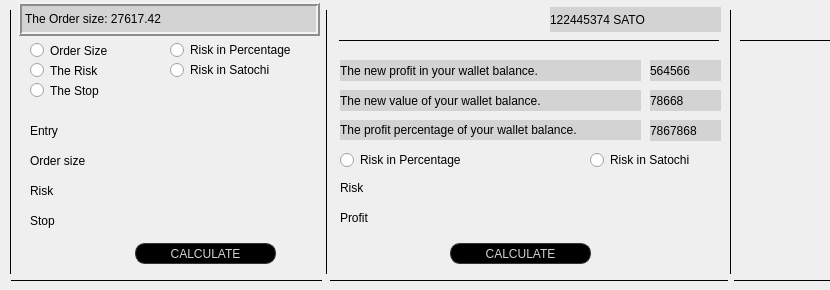
        <widget class="QWidget" name="page_4">
         <property name="geometry">
          <rect>
           <x>0</x>
           <y>0</y>
           <width>830</width>
           <height>290</height>
          </rect>
         </property>
         <attribute name="label">
          <string>CALCULATOR</string>
         </attribute>
         <widget class="QLabel" name="label_32">
          <property name="geometry">
           <rect>
            <x>340</x>
            <y>90</y>
            <width>301</width>
            <height>21</height>
           </rect>
          </property>
          <property name="styleSheet">
           <string notr="true">background-color: rgb(211, 211, 211);font: 75 8pt &quot;Sitka Small&quot;;

color: rgb(0, 0, 0);</string>
          </property>
          <property name="text">
           <string>The new value of your wallet balance.</string>
          </property>
          <property name="wordWrap">
           <bool>true</bool>
          </property>
         </widget>
         <widget class="QLabel" name="label_37">
          <property name="geometry">
           <rect>
            <x>340</x>
            <y>60</y>
            <width>301</width>
            <height>21</height>
           </rect>
          </property>
          <property name="styleSheet">
           <string notr="true">background-color: rgb(211, 211, 211);font: 75 8pt &quot;Sitka Small&quot;;

color: rgb(0, 0, 0);

</string>
          </property>
          <property name="text">
           <string>The new profit in your wallet balance.</string>
          </property>
          <property name="wordWrap">
           <bool>true</bool>
          </property>
         </widget>
         <widget class="QLabel" name="label_38">
          <property name="geometry">
           <rect>
            <x>340</x>
            <y>120</y>
            <width>301</width>
            <height>20</height>
           </rect>
          </property>
          <property name="styleSheet">
           <string notr="true">background-color: rgb(211, 211, 211);font: 75 8pt &quot;Sitka Small&quot;;

color: rgb(0, 0, 0);</string>
          </property>
          <property name="text">
           <string>The profit percentage of your wallet balance.</string>
          </property>
          <property name="wordWrap">
           <bool>true</bool>
          </property>
         </widget>
         <widget class="QPushButton" name="Calc_btn_right">
          <property name="geometry">
           <rect>
            <x>450</x>
            <y>243</y>
            <width>141</width>
            <height>21</height>
           </rect>
          </property>
          <property name="styleSheet">
           <string notr="true">*{
color:  rgb(211, 211, 211);
}

QPushButton:hover{
color: rgb(255, 255, 255);
;
	
	background-color: rgb(0, 0, 0);

}

QPushButton{
border: 1px solid  #333;
background:  rgb(0, 0, 0);
border-radius:10px;
font: 75 10pt &quot;MS Shell Dlg 2&quot;;
}


QPushButton:hover{

color: rgb(225, 150, 0);
	background-color: rgb(0, 0, 0);
border-radius:10px;
font: 75 10pt &quot;MS Shell Dlg 2&quot;;
}

QPushButton:pressed 
{
 border: 2px inset   rgb(225, 150, 0);
background-color: #333;
}</string>
          </property>
          <property name="text">
           <string>CALCULATE</string>
          </property>
         </widget>
         <widget class="QLineEdit" name="input_Calc_Profit_left">
          <property name="geometry">
           <rect>
            <x>420</x>
            <y>210</y>
            <width>201</width>
            <height>21</height>
           </rect>
          </property>
          <property name="styleSheet">
           <string notr="true">
QLineEdit{
border-radius:10px;
background-color: rgb(240, 240, 240);
}</string>
          </property>
          <property name="text">
           <string/>
          </property>
         </widget>
         <widget class="QLineEdit" name="input_Calc_Risk_left">
          <property name="geometry">
           <rect>
            <x>420</x>
            <y>180</y>
            <width>201</width>
            <height>21</height>
           </rect>
          </property>
          <property name="styleSheet">
           <string notr="true">
QLineEdit{
border-radius:10px;
background-color: rgb(240, 240, 240);
}</string>
          </property>
          <property name="text">
           <string/>
          </property>
         </widget>
         <widget class="QLabel" name="label_4">
          <property name="geometry">
           <rect>
            <x>550</x>
            <y>7</y>
            <width>171</width>
            <height>25</height>
           </rect>
          </property>
          <property name="styleSheet">
           <string notr="true">background-color: rgb(211, 211, 211);
font: 11pt &quot;Cambria Math&quot;;

color: rgb(0, 0, 0);</string>
          </property>
          <property name="text">
           <string>122445374 SATO</string>
          </property>
          <property name="wordWrap">
           <bool>true</bool>
          </property>
         </widget>
         <widget class="QLineEdit" name="comment_input_2">
          <property name="geometry">
           <rect>
            <x>350</x>
            <y>10</y>
            <width>171</width>
            <height>21</height>
           </rect>
          </property>
          <property name="styleSheet">
           <string notr="true">
QLineEdit{
border-radius:10px;
background-color: rgb(240, 240, 240);
}</string>
          </property>
          <property name="text">
           <string/>
          </property>
         </widget>
         <widget class="QLabel" name="label_40">
          <property name="geometry">
           <rect>
            <x>340</x>
            <y>180</y>
            <width>41</width>
            <height>16</height>
           </rect>
          </property>
          <property name="text">
           <string>Risk</string>
          </property>
         </widget>
         <widget class="QLabel" name="label_41">
          <property name="geometry">
           <rect>
            <x>340</x>
            <y>210</y>
            <width>41</width>
            <height>16</height>
           </rect>
          </property>
          <property name="text">
           <string>Profit</string>
          </property>
         </widget>
         <widget class="QLabel" name="print_result_Calc_left_1">
          <property name="geometry">
           <rect>
            <x>650</x>
            <y>60</y>
            <width>71</width>
            <height>21</height>
           </rect>
          </property>
          <property name="styleSheet">
           <string notr="true">background-color: rgb(211, 211, 211);
font: 10pt &quot;Cambria Math&quot;;

color: rgb(0, 0, 0);</string>
          </property>
          <property name="text">
           <string>564566</string>
          </property>
         </widget>
         <widget class="QLabel" name="print_result_Calc_left_2">
          <property name="geometry">
           <rect>
            <x>650</x>
            <y>90</y>
            <width>71</width>
            <height>21</height>
           </rect>
          </property>
          <property name="styleSheet">
           <string notr="true">background-color: rgb(211, 211, 211);
font: 10pt &quot;Cambria Math&quot;;
color: rgb(0, 0, 0);</string>
          </property>
          <property name="text">
           <string>78668</string>
          </property>
         </widget>
         <widget class="QLabel" name="print_result_Calc_left_3">
          <property name="geometry">
           <rect>
            <x>650</x>
            <y>120</y>
            <width>71</width>
            <height>21</height>
           </rect>
          </property>
          <property name="styleSheet">
           <string notr="true">background-color: rgb(211, 211, 211);
font: 10pt &quot;Cambria Math&quot;;
color: rgb(0, 0, 0);</string>
          </property>
          <property name="text">
           <string>7867868</string>
          </property>
         </widget>
         <widget class="Line" name="line_17">
          <property name="geometry">
           <rect>
            <x>326</x>
            <y>10</y>
            <width>1</width>
            <height>264</height>
           </rect>
          </property>
          <property name="styleSheet">
           <string notr="true">background-color: rgb(0, 0, 0);</string>
          </property>
          <property name="orientation">
           <enum>Qt::Vertical</enum>
          </property>
         </widget>
         <widget class="QLineEdit" name="input_entry">
          <property name="geometry">
           <rect>
            <x>110</x>
            <y>120</y>
            <width>201</width>
            <height>21</height>
           </rect>
          </property>
          <property name="styleSheet">
           <string notr="true">
QLineEdit{
border-radius:10px;
background-color: rgb(240, 240, 240);
}</string>
          </property>
          <property name="text">
           <string/>
          </property>
         </widget>
         <widget class="QLineEdit" name="input_ordersize">
          <property name="geometry">
           <rect>
            <x>110</x>
            <y>150</y>
            <width>201</width>
            <height>21</height>
           </rect>
          </property>
          <property name="styleSheet">
           <string notr="true">
QLineEdit{
border-radius:10px;
background-color: rgb(240, 240, 240);
}</string>
          </property>
          <property name="text">
           <string/>
          </property>
         </widget>
         <widget class="QLineEdit" name="input_risk_right">
          <property name="geometry">
           <rect>
            <x>110</x>
            <y>180</y>
            <width>201</width>
            <height>21</height>
           </rect>
          </property>
          <property name="styleSheet">
           <string notr="true">
QLineEdit{
border-radius:10px;
background-color: rgb(240, 240, 240);
}</string>
          </property>
          <property name="text">
           <string/>
          </property>
         </widget>
         <widget class="QLineEdit" name="input_stop">
          <property name="geometry">
           <rect>
            <x>110</x>
            <y>210</y>
            <width>201</width>
            <height>21</height>
           </rect>
          </property>
          <property name="styleSheet">
           <string notr="true">
QLineEdit{
border-radius:10px;
background-color: rgb(240, 240, 240);
}</string>
          </property>
          <property name="text">
           <string/>
          </property>
         </widget>
         <widget class="QPushButton" name="Calc_btn_left">
          <property name="geometry">
           <rect>
            <x>135</x>
            <y>243</y>
            <width>141</width>
            <height>21</height>
           </rect>
          </property>
          <property name="styleSheet">
           <string notr="true">*{
color:  rgb(211, 211, 211);
}

QPushButton:hover{
color: rgb(255, 255, 255);
;
	
	background-color: rgb(0, 0, 0);

}

QPushButton{
border: 1px solid  #333;
background:  rgb(0, 0, 0);
border-radius:10px;
font: 75 10pt &quot;MS Shell Dlg 2&quot;;
}


QPushButton:hover{

color: rgb(225, 150, 0);
	background-color: rgb(0, 0, 0);
border-radius:10px;
font: 75 10pt &quot;MS Shell Dlg 2&quot;;
}

QPushButton:pressed 
{
 border: 2px inset   rgb(225, 150, 0);
background-color: #333;
}</string>
          </property>
          <property name="text">
           <string>CALCULATE</string>
          </property>
         </widget>
         <widget class="QLabel" name="label_42">
          <property name="geometry">
           <rect>
            <x>30</x>
            <y>120</y>
            <width>55</width>
            <height>21</height>
           </rect>
          </property>
          <property name="text">
           <string>Entry</string>
          </property>
         </widget>
         <widget class="QLabel" name="label_46">
          <property name="geometry">
           <rect>
            <x>30</x>
            <y>150</y>
            <width>81</width>
            <height>21</height>
           </rect>
          </property>
          <property name="text">
           <string>Order size</string>
          </property>
         </widget>
         <widget class="QLabel" name="label_47">
          <property name="geometry">
           <rect>
            <x>30</x>
            <y>180</y>
            <width>55</width>
            <height>21</height>
           </rect>
          </property>
          <property name="text">
           <string>Risk</string>
          </property>
         </widget>
         <widget class="QLabel" name="label_48">
          <property name="geometry">
           <rect>
            <x>30</x>
            <y>210</y>
            <width>55</width>
            <height>21</height>
           </rect>
          </property>
          <property name="text">
           <string>Stop</string>
          </property>
         </widget>
         <widget class="QLabel" name="resut_output">
          <property name="geometry">
           <rect>
            <x>18</x>
            <y>2</y>
            <width>302</width>
            <height>34</height>
           </rect>
          </property>
          <property name="styleSheet">
           <string notr="true">background-color: rgb(211, 211, 211);
font: 10pt &quot;Sylfaen&quot;;

color: rgb(0, 0, 0);

</string>
          </property>
          <property name="frameShape">
           <enum>QFrame::Box</enum>
          </property>
          <property name="frameShadow">
           <enum>QFrame::Raised</enum>
          </property>
          <property name="lineWidth">
           <number>2</number>
          </property>
          <property name="text">
           <string>The Order size: 27617.42</string>
          </property>
          <property name="wordWrap">
           <bool>true</bool>
          </property>
         </widget>
         <widget class="Line" name="line_18">
          <property name="geometry">
           <rect>
            <x>339</x>
            <y>40</y>
            <width>380</width>
            <height>1</height>
           </rect>
          </property>
          <property name="styleSheet">
           <string notr="true">background-color: rgb(0, 0, 0);</string>
          </property>
          <property name="orientation">
           <enum>Qt::Horizontal</enum>
          </property>
         </widget>
         <widget class="Line" name="line_24">
          <property name="geometry">
           <rect>
            <x>10</x>
            <y>10</y>
            <width>1</width>
            <height>264</height>
           </rect>
          </property>
          <property name="styleSheet">
           <string notr="true">background-color: rgb(0, 0, 0);</string>
          </property>
          <property name="orientation">
           <enum>Qt::Vertical</enum>
          </property>
         </widget>
         <widget class="Line" name="line_25">
          <property name="geometry">
           <rect>
            <x>730</x>
            <y>10</y>
            <width>1</width>
            <height>264</height>
           </rect>
          </property>
          <property name="styleSheet">
           <string notr="true">background-color: rgb(0, 0, 0);</string>
          </property>
          <property name="orientation">
           <enum>Qt::Vertical</enum>
          </property>
         </widget>
         <widget class="Line" name="line_26">
          <property name="geometry">
           <rect>
            <x>330</x>
            <y>280</y>
            <width>398</width>
            <height>1</height>
           </rect>
          </property>
          <property name="styleSheet">
           <string notr="true">background-color: rgb(0, 0, 0);</string>
          </property>
          <property name="orientation">
           <enum>Qt::Horizontal</enum>
          </property>
         </widget>
         <widget class="Line" name="line_27">
          <property name="geometry">
           <rect>
            <x>11</x>
            <y>280</y>
            <width>311</width>
            <height>1</height>
           </rect>
          </property>
          <property name="styleSheet">
           <string notr="true">background-color: rgb(0, 0, 0);</string>
          </property>
          <property name="orientation">
           <enum>Qt::Horizontal</enum>
          </property>
         </widget>
         <widget class="QRadioButton" name="radioButton_ordersize">
          <property name="geometry">
           <rect>
            <x>30</x>
            <y>40</y>
            <width>121</width>
            <height>21</height>
           </rect>
          </property>
          <property name="styleSheet">
           <string notr="true">font: 9pt &quot;Palatino Linotype&quot;;</string>
          </property>
          <property name="text">
           <string>Order Size</string>
          </property>
         </widget>
         <widget class="QRadioButton" name="radioButton_risk">
          <property name="geometry">
           <rect>
            <x>30</x>
            <y>60</y>
            <width>111</width>
            <height>21</height>
           </rect>
          </property>
          <property name="styleSheet">
           <string notr="true">font: 9pt &quot;Palatino Linotype&quot;;</string>
          </property>
          <property name="text">
           <string>The Risk</string>
          </property>
         </widget>
         <widget class="QRadioButton" name="radioButton_Riskpercentage_right">
          <property name="geometry">
           <rect>
            <x>170</x>
            <y>40</y>
            <width>151</width>
            <height>20</height>
           </rect>
          </property>
          <property name="styleSheet">
           <string notr="true">font: 9pt &quot;Palatino Linotype&quot;;</string>
          </property>
          <property name="text">
           <string>Risk in Percentage</string>
          </property>
         </widget>
         <widget class="QRadioButton" name="radioButton_Risksato_right">
          <property name="geometry">
           <rect>
            <x>170</x>
            <y>60</y>
            <width>151</width>
            <height>20</height>
           </rect>
          </property>
          <property name="styleSheet">
           <string notr="true">font: 9pt &quot;Palatino Linotype&quot;;</string>
          </property>
          <property name="text">
           <string>Risk in Satochi</string>
          </property>
         </widget>
         <widget class="QRadioButton" name="radioButton_Riskpercentage_left">
          <property name="geometry">
           <rect>
            <x>340</x>
            <y>150</y>
            <width>149</width>
            <height>20</height>
           </rect>
          </property>
          <property name="styleSheet">
           <string notr="true">font: 9pt &quot;Palatino Linotype&quot;;</string>
          </property>
          <property name="text">
           <string>Risk in Percentage</string>
          </property>
         </widget>
         <widget class="QRadioButton" name="Radiobtn_Risksato_left">
          <property name="geometry">
           <rect>
            <x>590</x>
            <y>150</y>
            <width>131</width>
            <height>20</height>
           </rect>
          </property>
          <property name="styleSheet">
           <string notr="true">font: 9pt &quot;Palatino Linotype&quot;;</string>
          </property>
          <property name="text">
           <string>Risk in Satochi</string>
          </property>
         </widget>
         <widget class="QRadioButton" name="radioButton_stop">
          <property name="geometry">
           <rect>
            <x>30</x>
            <y>80</y>
            <width>95</width>
            <height>21</height>
           </rect>
          </property>
          <property name="styleSheet">
           <string notr="true">font: 9pt &quot;Palatino Linotype&quot;;</string>
          </property>
          <property name="text">
           <string>The Stop</string>
          </property>
         </widget>
         <widget class="Line" name="line_21">
          <property name="geometry">
           <rect>
            <x>740</x>
            <y>40</y>
            <width>101</width>
            <height>1</height>
           </rect>
          </property>
          <property name="styleSheet">
           <string notr="true">background-color: rgb(0, 0, 0);</string>
          </property>
          <property name="orientation">
           <enum>Qt::Horizontal</enum>
          </property>
         </widget>
         <widget class="Line" name="line_28">
          <property name="geometry">
           <rect>
            <x>850</x>
            <y>10</y>
            <width>1</width>
            <height>264</height>
           </rect>
          </property>
          <property name="styleSheet">
           <string notr="true">background-color: rgb(0, 0, 0);</string>
          </property>
          <property name="orientation">
           <enum>Qt::Vertical</enum>
          </property>
         </widget>
         <widget class="Line" name="line_29">
          <property name="geometry">
           <rect>
            <x>734</x>
            <y>280</y>
            <width>112</width>
            <height>1</height>
           </rect>
          </property>
          <property name="styleSheet">
           <string notr="true">background-color: rgb(0, 0, 0);</string>
          </property>
          <property name="orientation">
           <enum>Qt::Horizontal</enum>
          </property>
         </widget>
        </widget>
